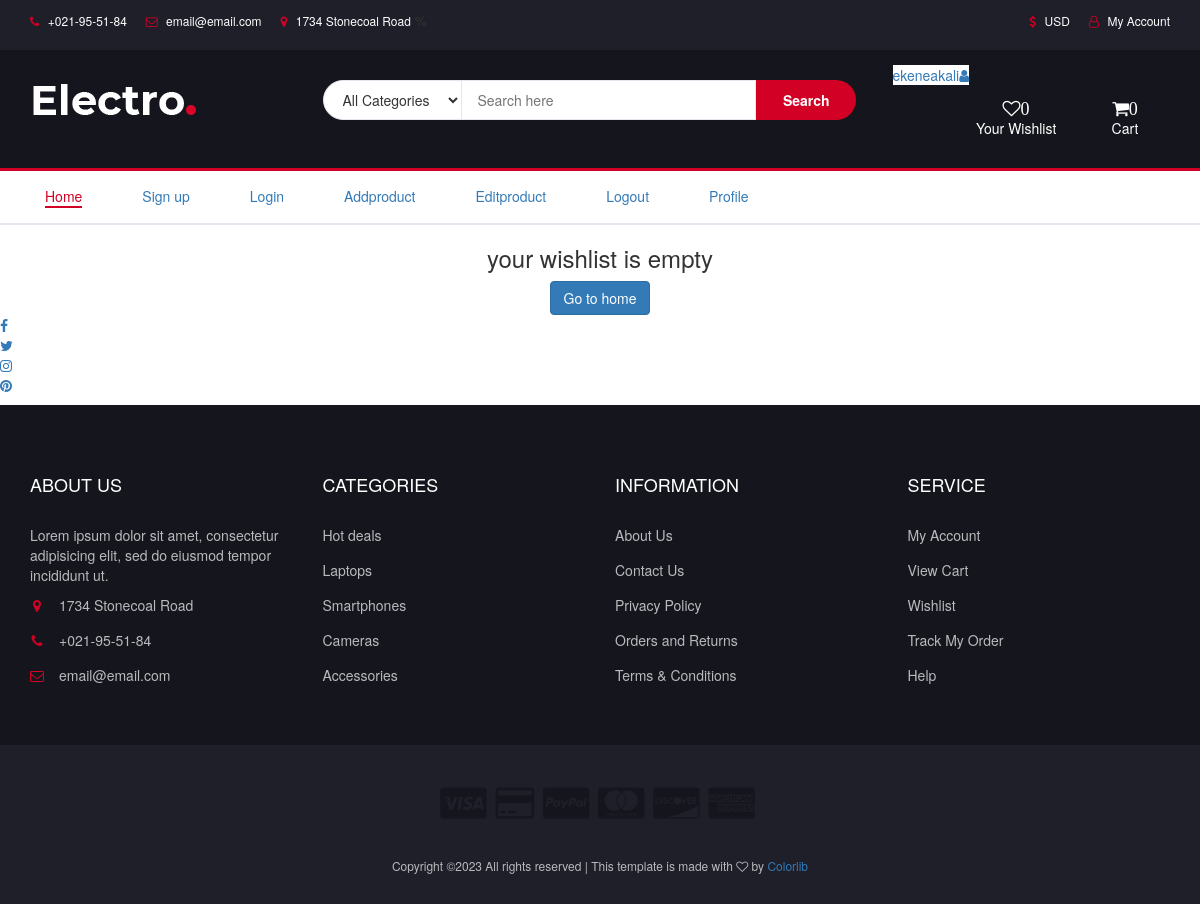
Before: /web-project/post-list (signed in) with the older database file.
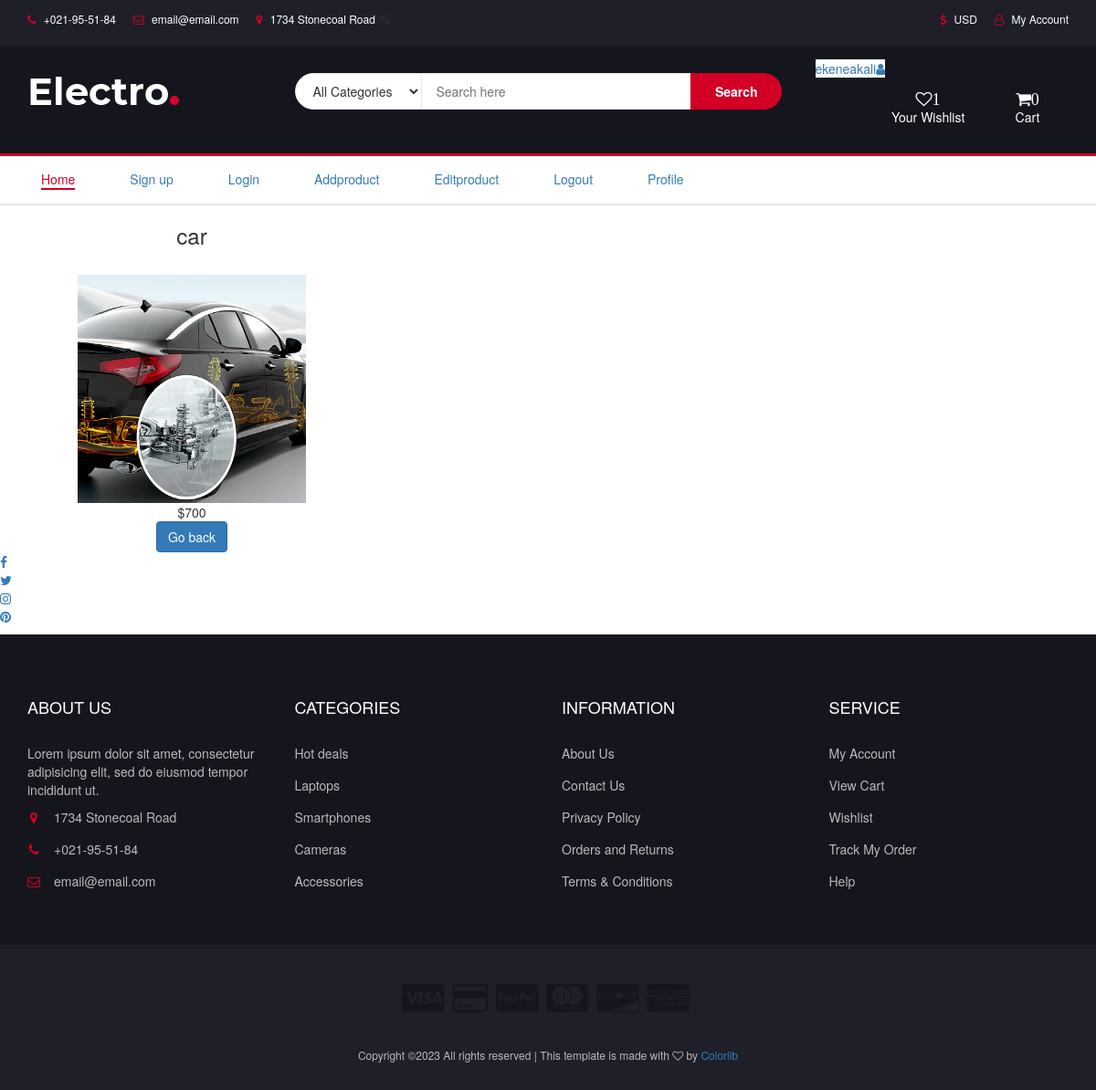
After: the same page with the newer database file.
### frontend/models.py (models this page shows, shortened)
class Product(models.Model):
    name = models.CharField(max_length=50)
    image = models.FileField(upload_to="document")
    price = models.IntegerField()
    created_by = models.CharField(max_length=50)
    user = models.ForeignKey(User, on_delete=models.CASCADE)
    description = models.TextField()
    likes = models.ManyToManyField(User, related_name='likes', blank=True)
    favourite = models.ManyToManyField(User, related_name='favourite', blank=True)
    created_at = models.DateTimeField(auto_now_add=True)
    updated_at = models.DateTimeField(auto_now=True)
    class Meta():
        verbose_name_plural = 'Product'
    class Meta():
        ordering = ['-created_at',]

### frontend/views.py (the view)
# urls.py: path('post-list', views.post_list, name='post_list'),
def post_list(request):
    if not request.user.is_authenticated:
        return redirect('frontend:custom_login')
    user = request.user
    favourite_post = user.favourite.all()
    return render(request, 'frontend/post_list_favourite.html', {'favourite_post':favourite_post})

### templates/frontend/post_list_favourite.html (shortened to what this page needs)
{% extends "frontend/base.html" %}
{% load static %}
{% block content %}
{% if favourite_post %}
<div class="container">
    <div class="row">
        {% for x in favourite_post %}
        <div class="col-md-4">
            <center>
                <h3>{{x.name}}</h3><br>
                <img src="{{x.image.url}}" alt="img" width="250px" height="250px"><br>
                ${{x.price}}<br>
                <a href="{% url 'frontend:two' x.id %}" class="btn btn-primary">Go back</a>
            </center>
        </div>
    {% endfor %}
    </div>
</div>
    {% else %}
    <center>
        <h3>your wishlist is empty</h3>
        <a href="{% url 'home' %}" class="btn btn-primary">Go to home</a>
    </center>
    {% endif %}
{% endblock %}

### templates/frontend/base.html (shortened to what the changed rows need)
{% load static %}
<!DOCTYPE html>
<html lang="en">
	<head>
		<link rel="stylesheet" href="{% static 'frontend/css/joy.css' %}">
    	<link rel="stylesheet" href="{% static 'frontend/css/bootstrap.min.css' %}">
		<link type="text/css" rel="stylesheet" href="{% static 'frontend/css/slick.css' %}"/>
		<link type="text/css" rel="stylesheet" href="{% static 'frontend/css/slick-theme.css' %}"/>
		<link type="text/css" rel="stylesheet" href="{% static 'frontend/css/nouislider.min.css' %}"/>
		<link rel="stylesheet" href="{% static 'frontend/css/font-awesome.min.css' %}">
		<link rel="stylesheet" href="//cdn.jsdelivr.net/npm/alertifyjs@1.13.1/build/css/alertify.min.css"/>
		<link rel="stylesheet" href="//cdn.jsdelivr.net/npm/alertifyjs@1.13.1/build/css/themes/default.min.css"/>
    </head>
	<body>
		{% load cart_tag %}
		<header>
			<div id="header">
				<div class="container">
					<div class="row">
						<div class="col-md-3 clearfix">
							<div class="header-ctn">
								<div>
									<a href="#">
										<span><a href="{% url 'frontend:post_list' %}"><i class="fa fa-heart-o">{{favourite_post|length}}</i>Your Wishlist</a></span>
									</a>
								</div>
							</div>
						</div>
					</div>
				</div>
			</div>
		</header>
                    {% block content %}
            {% endblock %}
</body>
</html>

Changed rows visible on the page:
added Product: name "car", image (picture), price "700"
Other visible differences:
{{ favourite_post|length }}: "0" → "1"
text no longer shown: "your wishlist is empty Go to home"
